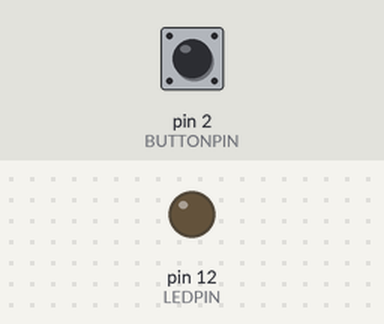
This sketch was run on a simulated Arduino Uno, built with avr-gcc and run on an emulated ATmega328P. Shown: output pins drawn as LEDs (lit = HIGH). Inputs (shaded band) come from the test bench; at power-on: pin 2 (BUTTONPIN) LOW. What the sketch prints to the serial monitor is not drawn.

Above: at 1.2 s.
1.3 s: pin 2 (BUTTONPIN) pulled HIGH for 0.15 s
At 1.37 s:
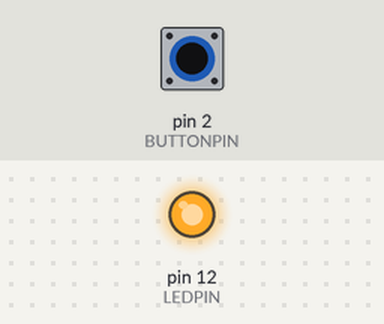
2.9 s: pin 2 (BUTTONPIN) pulled HIGH for 3.2 s
At 7.2 s:
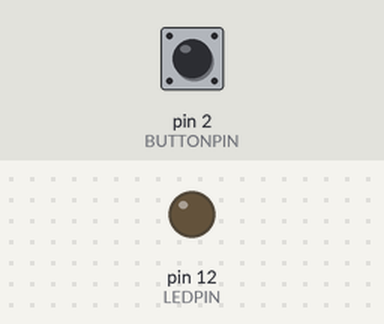
Timing chart, 0 to 8.7 s (numbered marks = the images above; inputs shaded):
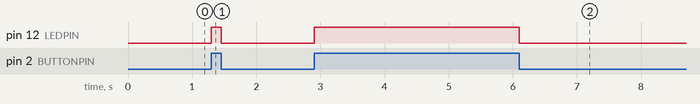

The sketch:

05-led-with-button-241007.ino
```cpp
int LEDPIN = 12;
int BUTTONPIN = 2;

int isPressed = 1;

void setup() {
  // put your setup code here, to run once:
  pinMode(LEDPIN, OUTPUT);
  pinMode(BUTTONPIN, INPUT);

  Serial.begin(9600);
}

void loop() {
  // put your main code here, to run repeatedly:
  isPressed = digitalRead(BUTTONPIN);

  if (isPressed) {
    digitalWrite(LEDPIN, HIGH);
  } else {
    digitalWrite(LEDPIN, LOW);
  }

  Serial.println(isPressed);
  delay(1);
}
```

Measured:
- after the input at 1.3 s, pin 12 (LEDPIN): LOW → HIGH at once, → LOW 0.15 s later
- after the input at 2.9 s, pin 12 (LEDPIN): LOW → HIGH at once, → LOW 3.2 s later
